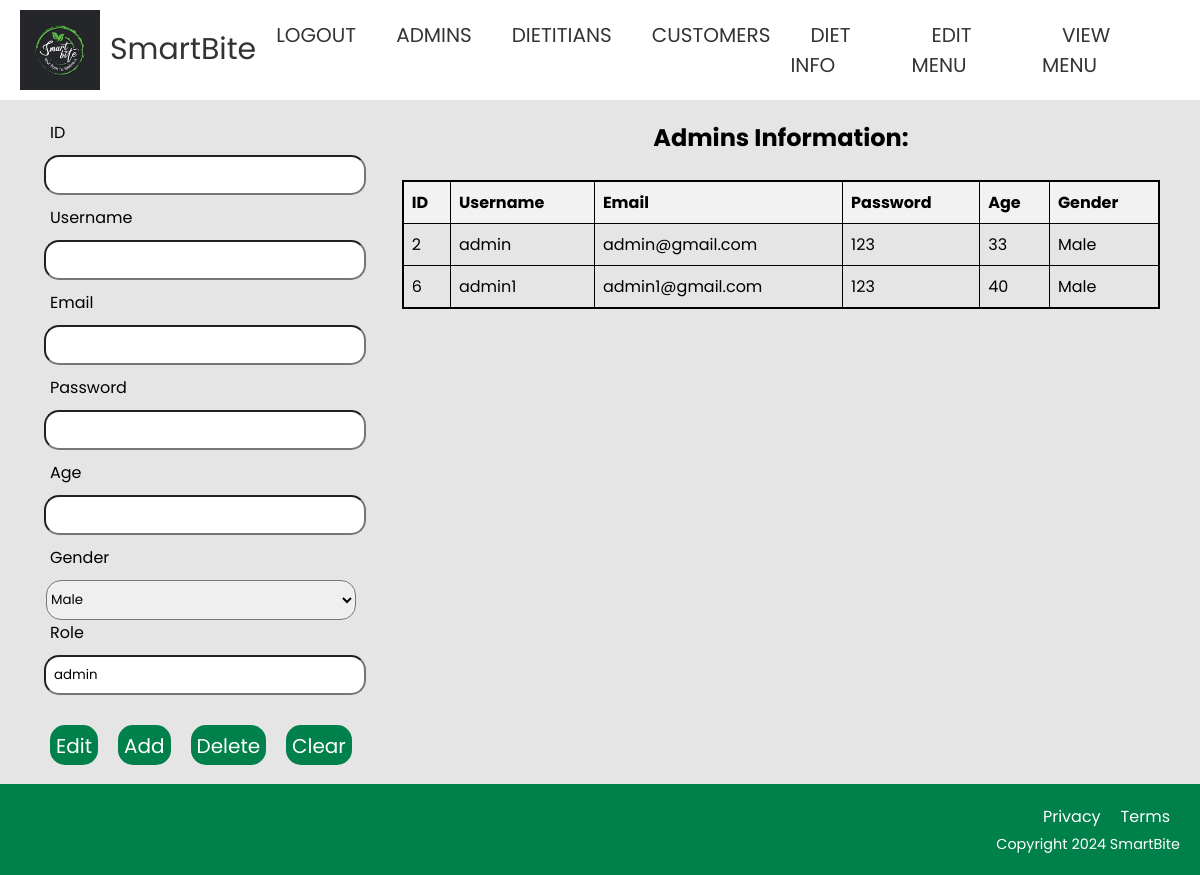
/admins.php, run on the app's committed database.
### tables this page shows
CREATE TABLE `user` (
  `id` int(11) NOT NULL,
  `username` varchar(100) NOT NULL,
  `email` varchar(100) NOT NULL,
  `password` varchar(100) NOT NULL,
  `age` int(100) NOT NULL,
  `role` varchar(100) NOT NULL,
  `login_status` int(11) NOT NULL,
  `gender` varchar(100) NOT NULL
);

### admins.php (the view, shortened to what this page needs)
<?php
    function getAdminUsers($con) {
        $query = "SELECT * FROM `user` WHERE `role` = 'admin'";
        $result = mysqli_query($con, $query);
        $admins = array();
        if(mysqli_num_rows($result) > 0) {
            while($data = mysqli_fetch_assoc($result)) {
                $admins[] = $data;
            }
        }
        return $admins;
    }
?>
<!DOCTYPE html>
<html lang="en">
<head>
    <link rel="stylesheet" href="Css\style.css">
    <link rel="stylesheet" href="Css\footer.css">
</head>
<body>
    <?php require("Adminheader.php"); ?>
    <center>
    <div class="container">
        <form action="admins_action.php" method="post">
            <div class="input-fields">
                <label for="id">ID</label>
                <input type="text" name="id" id="id" readonly>
                <label for="username">Username</label>
                <input type="text" name="username" id="username" required>
                <label for="email">Email</label>
                <input type="text" name="email" id="email" required>
                <label for="pass">Password</label>
                <input type="text" name="pass" id="pass" required>
                <label for="age">Age</label>
                <input type="text" name="age" id="age" required>
                <label for="gender">Gender</label>
                <select name="gender" id="gender" style="width: 310px;height: 40px;border-radius:15px;" required>
                    <option value="Male">Male</option>
                </select>
                <br>
                <label for="role">Role</label>
                <input type="text" name="role" id="role" value="admin" readonly>
                <div class="button-group">
                    <input type="submit" class="btn" name="action" value="Edit">
                    <input type="submit" class="btn" name="action" value="Add">
                    <input type="submit" class="btn" name="action" value="Delete">
                    <input type="submit" class="btn" name="action" value="Clear">
                </div>
            </div>
        </form>
            <div class="table-container">
                <h2>Admins Information:</h2>
                <br>
                <table>
                    <thead>
                        <tr>
                            <th>ID</th>
                            <th>Username</th>
                            <th>Email</th>
                            <th>Password</th>
                            <th>Age</th>
                            <th>Gender</th>
                        </tr>
                    </thead>
                    <tbody>
                        <?php
                            include('database/conn.php');
                            $adminUsers = getAdminUsers($con);
                            if (!empty($adminUsers)) {
                                foreach ($adminUsers as $admin) {
                                    echo "<tr class='clickable-row' data-id='{$admin['id']}' data-username='{$admin['username']}' data-email='{$admin['email']}' data-pass='{$admin['password']}' data-age='{$admin['age']}' data-gender='{$admin['gender']}'>";
                                    echo "<td>{$admin['id']}</td>";
                                    echo "<td>{$admin['username']}</td>";
                                    echo "<td>{$admin['email']}</td>";
                                    echo "<td>{$admin['password']}</td>";
                                    echo "<td>{$admin['age']}</td>";
                                    echo "<td>{$admin['gender']}</td>";
                                    echo "</tr>";
                                }
                            } else {
                                echo "<tr><td colspan='6'>No records found</td></tr>";
                            }
                        ?>
                    </tbody>
                </table>
            </div>
    </div>
    </center>
    <?php require("footer.php"); ?>
</body>
</html>

### Css/style.css (style rules this page uses)
* { padding: 0; margin: 0; box-sizing: border-box; font-family: 'Poppins', sans-serif; }
body { background-color: rgb(229, 229, 229); font-family: 'Poppins', sans-serif; }
label { display: block; margin-bottom: 5px; text-align: left; margin-left: 10px; }
label { font-weight: normal; }
input, textarea { margin: 4px; padding: 8px; width: 100%; border-radius: 15px; }
.btn { height: 40px; background: rgb(0, 128, 74); border: 0; border-radius: 15px; color: #fff; font-size: 20px; cursor: pointer; transition: all .3s; margin-top: 10px; padding: 0px 10px; }

### admins.php (style rules this page uses)
.container { display: flex; justify-content: space-between; padding: 20px; }
.input-fields, .table-container { flex: 1; margin: 0 20px; }
.input-fields label, .input-fields input { display: block; margin-bottom: 10px; }
.table-container table { width: 100%; border-collapse: collapse; border: 2px solid #000; }
.table-container th, .table-container td { border: 1px solid #000; padding: 8px; text-align: left; }
.table-container th { background-color: #f2f2f2; }
.btn { display: block; margin: 10px 10px; padding: 6px; background-color: rgb(0, 128, 74); color: white; border: none; cursor: pointer; }
.button-group { display: flex; justify-content: space-between; margin-top: 20px; }
.clickable-row { cursor: pointer; }

### data on the page
user: id "2", username "admin", email "admin@gmail.com", password "123", age "33", gender "Male"
user: id "6", username "admin1", email "admin1@gmail.com", password "123", age "40", gender "Male"
